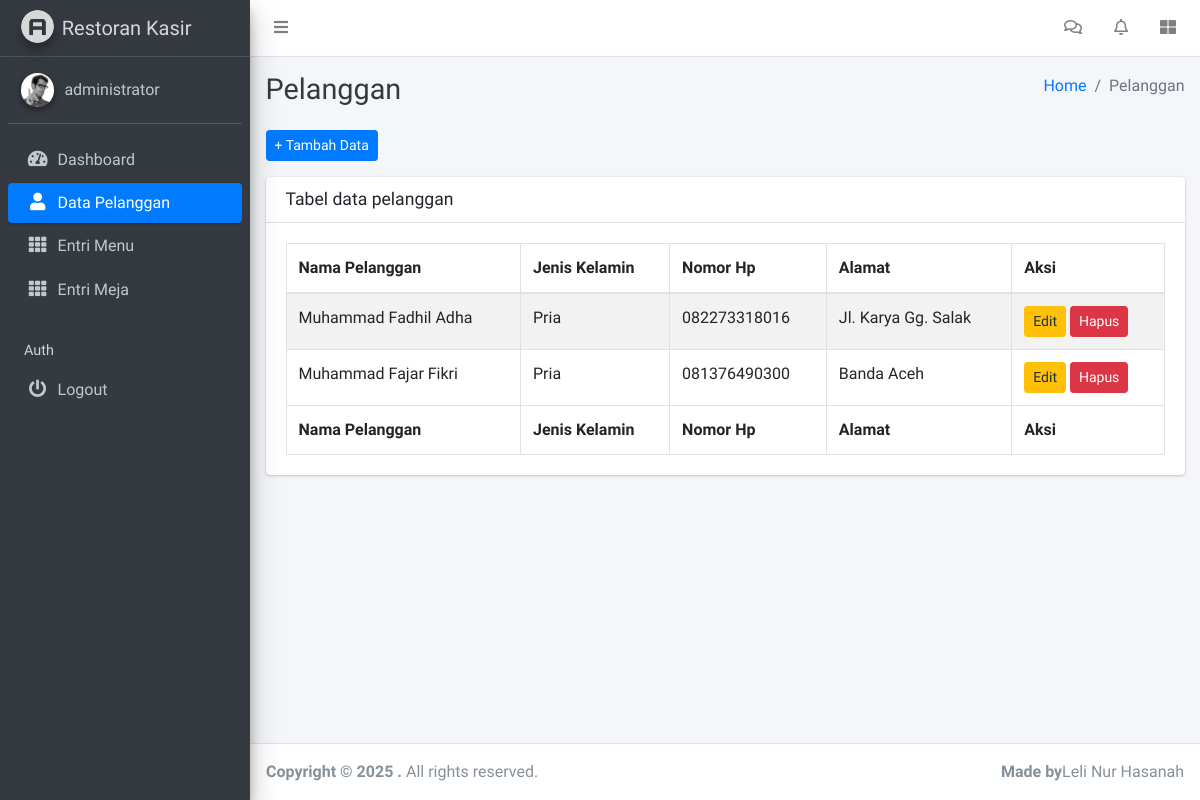
The page /dashboard/index.php?page=pelanggan (signed in) on the database as committed earlier.
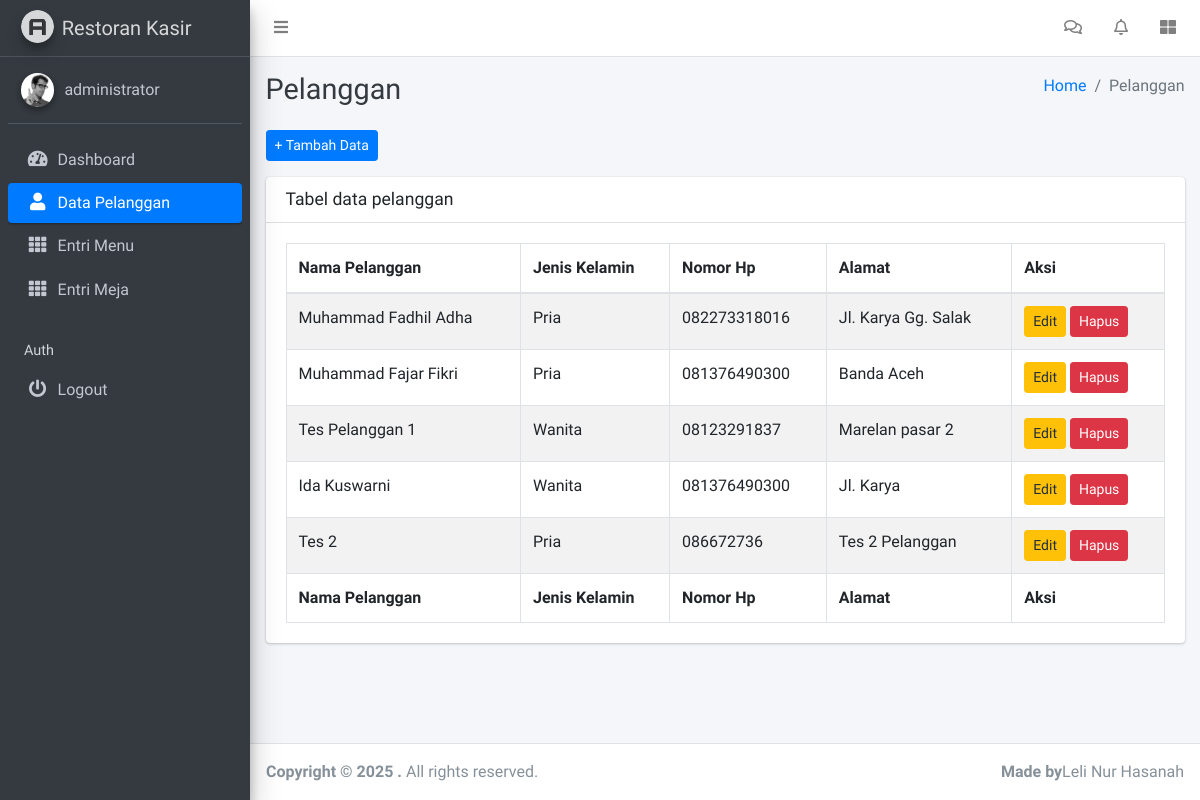
The same page on the database as committed later.
### tables this page shows
CREATE TABLE `pelanggan` (
  `idpelanggan` int NOT NULL,
  `Namapelanggan` varchar(100) NOT NULL,
  `Jeniskelamin` tinyint(1) DEFAULT NULL,
  `Nohp` varchar(15) DEFAULT NULL,
  `Alamat` text
);

### dashboard/pelanggan/pelanggan.php (the view, shortened to what this page needs)
<div class="content-wrapper">
    <div class="content-header">
      <div class="container-fluid">
        <div class="row mb-2">
          <div class="col-sm-6">
            <h1 class="m-0 text-dark">Pelanggan</h1>
          </div>
          <div class="col-sm-6">
            <ol class="breadcrumb float-sm-right">
              <li class="breadcrumb-item"><a href="#">Home</a></li>
              <li class="breadcrumb-item active">Pelanggan</li>
            </ol>
          </div>
        </div>
      </div>
    </div>
    <section class="content">
      <div class="container-fluid">
        <a href="?page=pelanggan&action=add" class="btn btn btn-sm btn-primary mb-3">+ Tambah Data</a>
        <div class="card">
              <div class="card-header">
                <h3 class="card-title">Tabel data pelanggan</h3>
              </div>
              <div class="card-body">
                <table id="example1" class="table table-bordered table-striped">
                  <thead>
                  <tr>
                    <th>Nama Pelanggan</th>
                    <th>Jenis Kelamin</th>
                    <th>Nomor Hp</th>
                    <th>Alamat</th>
                    <th>Aksi</th>
                  </tr>
                  </thead>
                  <tbody>
                  <?php
                  $daftar_pelanggan = mysqli_query($conn, "SELECT * FROM pelanggan") or die(mysqli_error());
                  foreach($daftar_pelanggan as $pelanggan) :
                  ?>
                  <tr>
                    <td><?php echo $pelanggan['Namapelanggan'] ?></td>
                    <td><?php
                      if($pelanggan['Jeniskelamin'] == 0) {
                        echo 'Pria';
                      } else {
                        echo 'Wanita';
                      }
                    ?></td>
                    <td><?php echo $pelanggan['Nohp'] ?></td>
                    <td><?php echo $pelanggan['Alamat'] ?></td>
                    <td>
                        <a href="?page=pelanggan&action=edit&id=<?php echo $pelanggan['idpelanggan']; ?>" class="btn btn-warning btn-sm">Edit</a>
                        <a onclick="return confirm('Yakin hapus data?')" href="?page=pelanggan&action=delete&id=<?php echo $pelanggan['idpelanggan']; ?>" class="btn btn-danger btn-sm">Hapus</a>
                    </td>
                  </tr>
                  <?php endforeach; ?>
                  </tbody>
                  <tfoot>
                  <tr>
                    <th>Nama Pelanggan</th>
                    <th>Jenis Kelamin</th>
                    <th>Nomor Hp</th>
                    <th>Alamat</th>
                    <th>Aksi</th>
                  </tr>
                  </tfoot>
                </table>
              </div>
            </div>
      </div>
    </section>
  </div>

Rows that differ between the two databases and show on the page:
added pelanggan: Namapelanggan "Tes Pelanggan 1", Jeniskelamin "Wanita", Nohp "08123291837", Alamat "Marelan pasar 2"
added pelanggan: Namapelanggan "Ida Kuswarni", Jeniskelamin "Wanita", Nohp "081376490300", Alamat "Jl. Karya"
added pelanggan: Namapelanggan "Tes 2", Jeniskelamin "Pria", Nohp "086672736", Alamat "Tes 2 Pelanggan"
